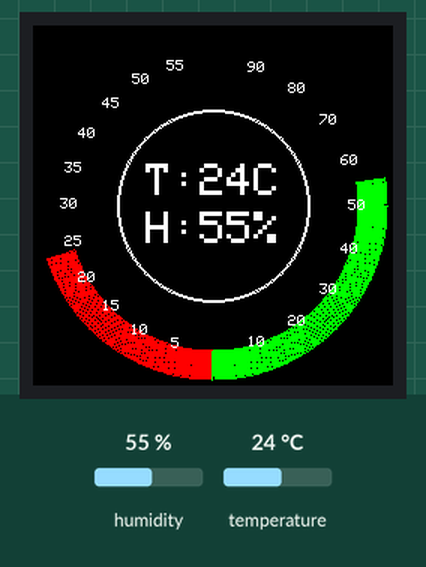
Bench run of a sketch on a simulated Arduino Uno, built with avr-gcc and run on an emulated ATmega328P. Shown: 240×240 colour display. The test bench sets the inputs (shaded band); at power-on: humidity 55 %, temperature 24 °C.

Above: at 2.8 s.
2.9 s: humidity set to 22 %
At 9.7 s:
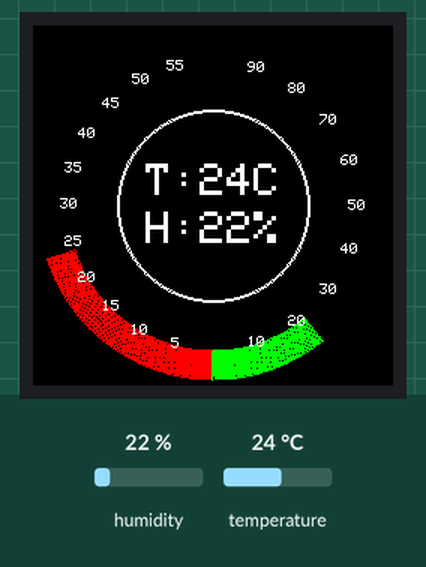
15.2 s: temperature set to 12 °C
At 22.3 s:
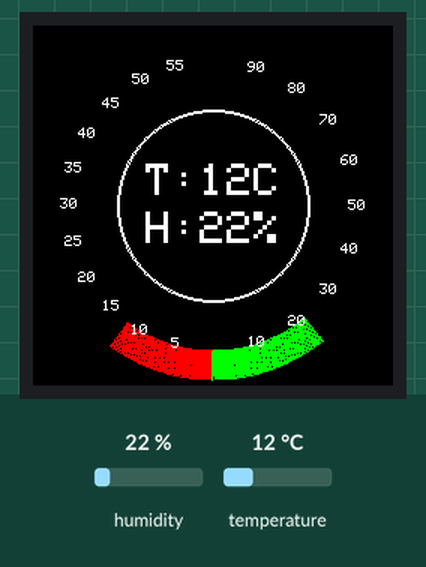
27.6 s: humidity set to 40 %
At 34.7 s:
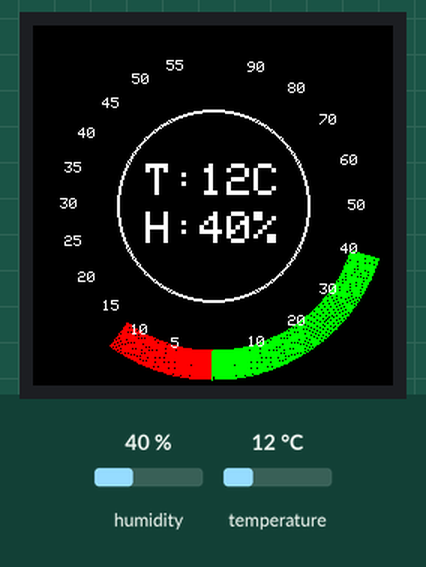
39.9 s: temperature set to 19 °C
At 47.2 s:
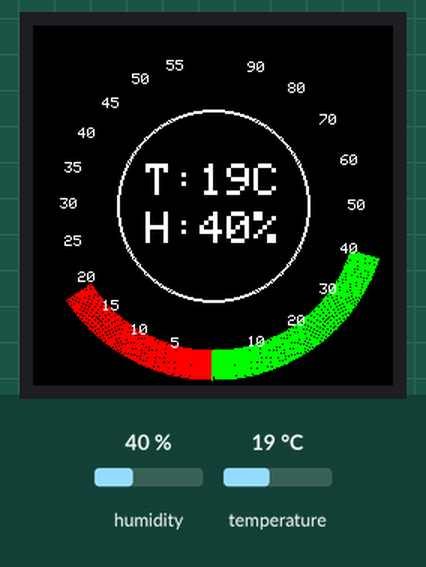
Timing chart, 0 to 48.7 s (numbered marks = the images above; inputs shaded):
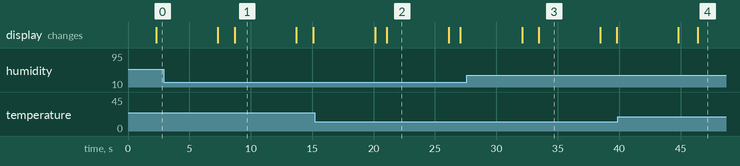

The sketch:

soil-moisture-meter.ino
```cpp
#include <Adafruit_GFX.h>
#include <Adafruit_GC9A01A.h>
#include <SPI.h>
#include <DHT.h>

// Pin definitions (change if you use different pins)
#define TFT_CS 10
#define TFT_DC 9
#define TFT_RST 8

#define DHTPIN 7       // DHT11 data pin connected to D7
#define DHTTYPE DHT11  // DHT 11 (AM2302)

Adafruit_GC9A01A tft(TFT_CS, TFT_DC, TFT_RST);
DHT dht(DHTPIN, DHTTYPE);

void setup() {
  tft.begin();
  tft.setRotation(0);
  tft.fillScreen(GC9A01A_BLACK);
  dht.begin();
}

void drawArc(int16_t cx, int16_t cy, int16_t r, float start_angle, float end_angle, uint16_t color, uint8_t thickness) {
  if (end_angle < start_angle) {
    // Handle counterclockwise drawing
    for (float angle = start_angle; angle >= end_angle; angle -= 0.5) {
      float rad = angle * DEG_TO_RAD;
      for (int t = 0; t < thickness; t++) {
        int16_t x = cx + (r - t) * cos(rad);
        int16_t y = cy + (r - t) * sin(rad);
        tft.drawPixel(x, y, color);
      }
    }
  } else {
    // Handle clockwise drawing
    for (float angle = start_angle; angle <= end_angle; angle += 0.5) {
      float rad = angle * DEG_TO_RAD;
      for (int t = 0; t < thickness; t++) {
        int16_t x = cx + (r - t) * cos(rad);
        int16_t y = cy + (r - t) * sin(rad);
        tft.drawPixel(x, y, color);
      }
    }
  }
}

// Add this new function before loop()
void drawScaleText(int16_t cx, int16_t cy, int16_t r, float angle, const char* text, uint16_t color) {
  float rad = angle * DEG_TO_RAD;
  int16_t x1, y1;
  uint16_t w, h;

  tft.cp437(true);     // Use the smallest possible font
  tft.setTextSize(0);  // Smallest size
  tft.getTextBounds(text, 0, 0, &x1, &y1, &w, &h);

  // Position text slightly inside the arc
  int16_t x = cx + (r - 20) * cos(rad) - w/2;  // Moved even closer to arc
  int16_t y = cy + (r - 20) * sin(rad) - h/2;

  tft.setTextColor(color);
  tft.setCursor(x, y);
  tft.print(text);
}

void loop() {
  float h = dht.readHumidity();
  float t = dht.readTemperature();

  // Clear screen
  tft.fillScreen(GC9A01A_BLACK);

  // Debug: Try reading multiple times if error
  if (isnan(h) || isnan(t)) {
    delay(100);
    h = dht.readHumidity();
    t = dht.readTemperature();
  }

  int r = (tft.width() < tft.height() ? tft.width() : tft.height()) / 2 - 4;

  // Draw temperature meter on left side
  if (!isnan(t)) {
    float temp = constrain(t, 0, 60);
    float temp_angle = map(temp, 0, 60, 90, 270);
    drawArc(tft.width()/2, tft.height()/2, r, 90, temp_angle, GC9A01A_RED, 20);

    // Draw temperature scale (skip 0 and 60)
    for(int i = 5; i <= 55; i += 5) {
      float scale_angle = map(i, 0, 60, 90, 270);
      char tempStr[4];
      sprintf(tempStr, "%d", i);
      drawScaleText(tft.width()/2, tft.height()/2, r, scale_angle, tempStr, GC9A01A_WHITE);
    }
  }

  // Draw humidity meter on right side
  if (!isnan(h)) {
    float hum = constrain(h, 0, 100);
    float hum_angle = map(hum, 0, 100, 90, -90); // 90° through 0° to -90° (same as 270°)
    drawArc(tft.width()/2, tft.height()/2, r, 90, hum_angle, GC9A01A_GREEN, 20);

    // Draw humidity scale (skip 0 and 100)
    for(int i = 10; i <= 90; i += 10) {
      float scale_angle = map(i, 0, 100, 90, -90);
      char humStr[4];
      sprintf(humStr, "%d", i);
      drawScaleText(tft.width()/2, tft.height()/2, r, scale_angle, humStr, GC9A01A_WHITE);
    }
  }

  // Show temperature and humidity in white in the center with circle
  if (!isnan(h) && !isnan(t)) {
    tft.setTextColor(GC9A01A_WHITE);
    tft.setTextSize(3);

    char tempStr[16];
    char humStr[16];
    sprintf(tempStr, "T:%dC", (int)t);
    sprintf(humStr, "H:%d%%", (int)h);

    // Calculate text bounds for centering
    int16_t x1, y1;
    uint16_t w, htxt;
    tft.getTextBounds(tempStr, 0, 0, &x1, &y1, &w, &htxt);

    int16_t x = (tft.width() - w) / 2;
    int16_t y = (tft.height() - (htxt * 2 + 8)) / 2;

    // Draw white circle around text area
    int16_t circle_radius = (htxt * 2 + 16);
    tft.drawCircle(tft.width()/2, tft.height()/2, circle_radius, GC9A01A_WHITE);
    tft.drawCircle(tft.width()/2, tft.height()/2, circle_radius-1, GC9A01A_WHITE);

    tft.setCursor(x, y);
    tft.print(tempStr);
    tft.setCursor(x, y + htxt + 8);
    tft.print(humStr);
  } else {
    // Show error message if sensor not found
    tft.setTextColor(GC9A01A_RED);
    tft.setTextSize(2);
    const char* err = "Sensor Error";
    int16_t x1, y1;
    uint16_t w, htxt;
    tft.getTextBounds(err, 0, 0, &x1, &y1, &w, &htxt);
    int16_t x = (tft.width() - w) / 2;
    int16_t y = (tft.height() - htxt) / 2;
    tft.setCursor(x, y);
    tft.print(err);
  }

  delay(5000);
}
```

Measured:
- what the display in image 1 shows lasts 5.0 s, from 8.7 s to 13.7 s
